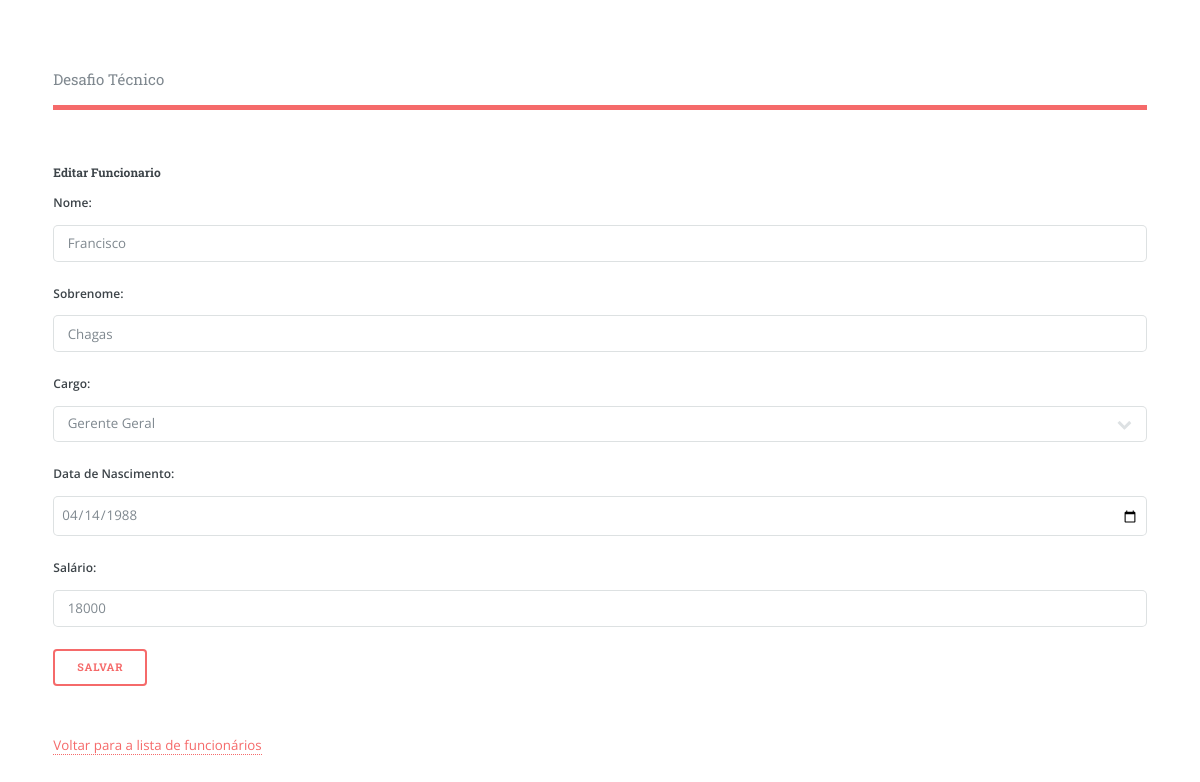
Page /index.php?action=editarFuncionario&id=3 on the committed database.
### tables this page shows
CREATE TABLE IF NOT EXISTS `funcionarios` (
  `id` int(11) NOT NULL AUTO_INCREMENT,
  `nome` varchar(50) DEFAULT NULL,
  `sobrenome` varchar(50) DEFAULT NULL,
  `idCargo` int(11) DEFAULT NULL,
  `dtnasc` date DEFAULT NULL,
  `salario` float DEFAULT NULL,
  PRIMARY KEY (`id`),
  KEY `FK_funcionarios_cargos` (`idCargo`),
  CONSTRAINT `FK_funcionarios_cargos` FOREIGN KEY (`idCargo`) REFERENCES `cargos` (`id`) ON DELETE CASCADE ON UPDATE NO ACTION
);

### config/DatabaseConnection.php (called while the page is built, shortened)
<?php
class DatabaseConnection {
    private static $connection;
    public static function getConnection() {
        if (self::$connection === null) {
            $host = "localhost";
            $dbname = "desafio";
            $username = "root";
            $password = "root3306";
            try {
                self::$connection = new PDO("mysql:host=$host;dbname=$dbname", $username, $password);
                self::$connection->setAttribute(PDO::ATTR_ERRMODE, PDO::ERRMODE_EXCEPTION);
            } catch (PDOException $e) {
                die("Erro na conexão com o banco de dados: " . $e->getMessage());
            }
        }
        return self::$connection;
    }
}

### controllers/FuncionarioController.php (called while the page is built, shortened)
<?php
require_once './models/FuncionarioModel.php';
require_once './config/DatabaseConnection.php';
require_once('CargoController.php');
class FuncionarioController {
    private $conn;
    public function __construct() {
        $this->conn = DatabaseConnection::getConnection();
    }
public function buscarFuncionarioPorId($id) {
    try {
        $stmt = $this->conn->prepare("SELECT * FROM funcionarios WHERE id = :id");
        $stmt->bindParam(':id', $id);
        $stmt->execute();
        $row = $stmt->fetch(PDO::FETCH_ASSOC);
        if ($row) {
            return new FuncionarioModel($row['id'], $row['nome'], $row['sobrenome'], $row['idCargo'], $row['dtnasc'], $row['salario']);
        } else {
            return false;
        }
    } catch (PDOException $e) {
        return false;
    }
}
}
?>

### models/FuncionarioModel.php (called while the page is built, shortened)
<?php
class FuncionarioModel {
    private $id;
    private $nome;
    private $sobrenome;
    private $dtnasc;
    private $salario;
    public function __construct($id, $nome, $sobrenome, $idCargo, $dtnasc, $salario) {
        $this->id = $id;
        $this->nome = $nome;
        $this->sobrenome = $sobrenome;
        $this->dtnasc = $dtnasc;
        $this->salario = $salario;
    }
    public function getId() {
        return $this->id;
    }
    public function getNome() {
        return $this->nome;
    }
    public function getsobrenome() {
        return $this->sobrenome;
    }
    public function getDtNasc() {
        return $this->dtnasc;
    }
    public function getSalario() {
        return $this->salario;
    }
}

### controllers/CargoController.php (called while the page is built, shortened)
<?php
require_once './models/CargoModel.php';
require_once './config/DatabaseConnection.php';
class CargoController {
    private $conn;
    public function __construct() {
        $this->conn = DatabaseConnection::getConnection();
    }
    public function listarCargos() {
        try {
            $stmt = $this->conn->prepare("SELECT * FROM cargos");
            $stmt->execute();
            $cargos = array();
            while ($row = $stmt->fetch(PDO::FETCH_ASSOC)) {
                $cargo = new CargoModel($row['id'], $row['cargo'], $row['descricao']);
                $cargos[] = $cargo;
            }
            return $cargos;
        } catch (PDOException $e) {
            return false;
        }
    }
}
?>

### models/CargoModel.php (called while the page is built, shortened)
<?php
class CargoModel {
    private $id;
    private $cargo;
    public function __construct($id, $cargo, $descricao) {
        $this->id = $id;
        $this->cargo = $cargo;
    }
    public function getId() {
        return $this->id;
    }
    public function getCargo() {
        return $this->cargo;
    }
}

### views/Funcionarios/formEditarFuncionario.php (the view, shortened to what this page needs)
<!DOCTYPE html>
<html>
<head>
</head>
<body>
    <h5>Editar Funcionario</h5>
    <form method="POST" action="index.php?action=editarFuncionario&id=<?php echo $funcionario->getId(); ?>">
        <label for="nome">Nome:</label>
        <input type="text" id="nome" name="nome" value="<?php echo $funcionario->getNome(); ?>" required>
        <br>
        <label for="sobrenome">Sobrenome:</label>
        <input type="text" id="sobrenome" name="sobrenome" required value="<?php echo $funcionario->getSobrenome(); ?>"></input>
        <br>
        <label for="idCargo">Cargo:</label>
        <select name="idCargo" id="idCargo">
            <?php foreach ($listaCargos as $cargo) { ?>
                <option value="<?php echo $cargo->getId(); ?>"><?php echo $cargo->getCargo(); ?></option>
            <?php } ?>
        </select>
        <br>
        <label for="dtnasc">Data de Nascimento:</label>
        <input type="date" class="date" id="dtnasc" name="dtnasc" required value="<?php echo $funcionario->getDtNasc(); ?>"></input>
        <br>
        <label for="salario">Salário:</label>
        <input type="text" id="salario" name="salario" required value="<?php echo $funcionario->getSalario(); ?>"></input>
        <br>
        <input type="submit" value="Salvar">
    </form>
    <br>
    <a href="index.php?action=listarFuncionarios">Voltar para a lista de funcionários</a>
</body>
</html>

### assets/css/style.css (style rules this page uses)
.date, .number { padding:7px !important; }

### rows in the picture
funcionarios: nome "Francisco", sobrenome "Chagas", dtnasc "04/14/1988", salario "18000"

### other values in the picture
form field idCargo "Gerente Geral"
